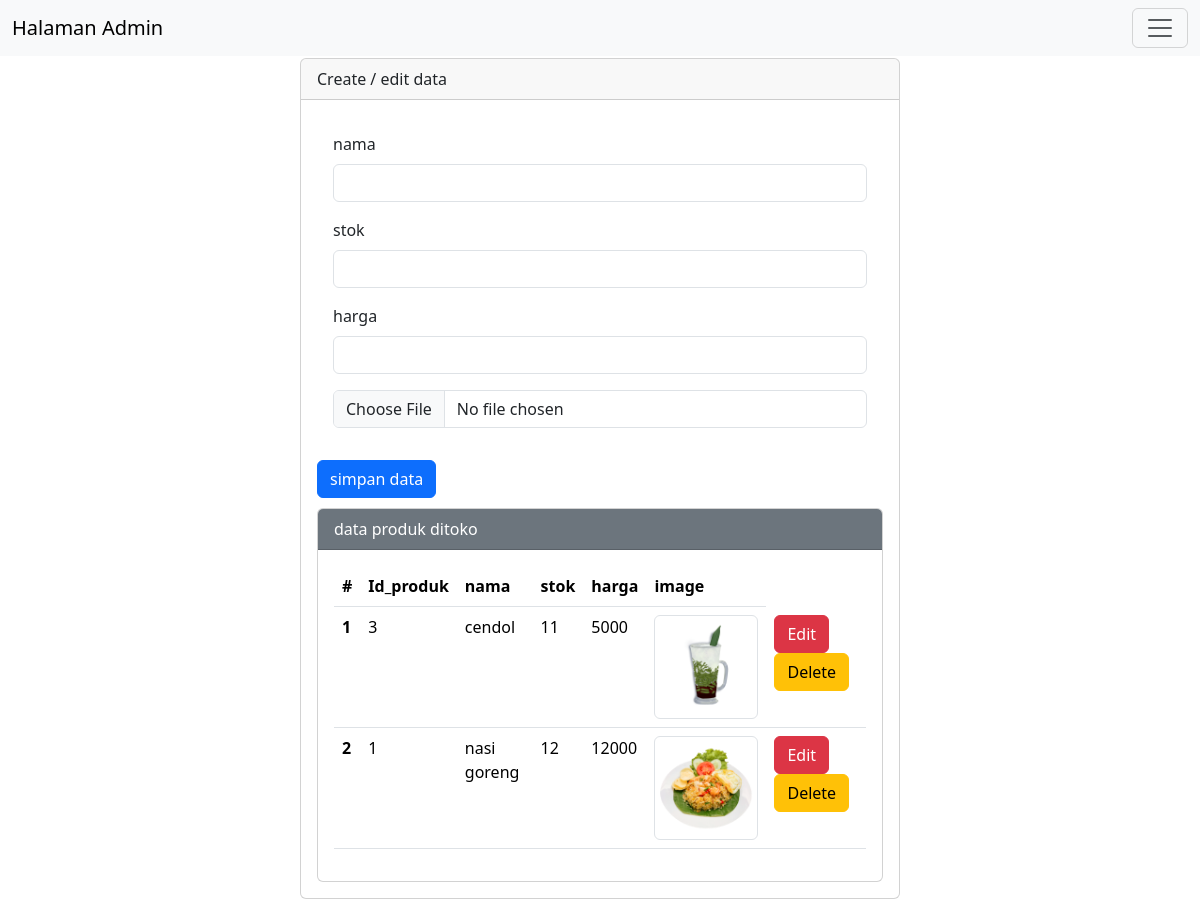
Page /halamanbarang.php on the committed database.
### tables this page shows
CREATE TABLE `produk` (
  `id_produk` int(11) NOT NULL,
  `nama` varchar(30) NOT NULL,
  `stok` varchar(30) NOT NULL,
  `harga` varchar(30) NOT NULL,
  `image` text NOT NULL
);

### halamanbarang.php (the view, shortened to what this page needs)
<?php
$host = "localhost";
$user = "root";
$pass = "";
$db = "toko_kuliner";
$koneksi = mysqli_connect($host, $user, $pass, $db);
$nama="";
$stok="";
$harga="";
$image="";
?>
<!DOCTYPE html>
<html lang="en">
<head>
    <!doctype html>
<html lang="en">
  <head>
    <link href="https://cdn.jsdelivr.net/npm/bootstrap@5.3.1/dist/css/bootstrap.min.css" rel="stylesheet">
  </head>
  <body>
    <h1>Hello, world!</h1>
  </body>
</html>
</head>
<body>
<nav class="navbar bg-body-tertiary fixed-top">
  <div class="container-fluid">
  <a class="navbar-brand" href="#">Halaman Admin</a>
    <button class="navbar-toggler" type="button" data-bs-toggle="offcanvas" data-bs-target="#offcanvasNavbar" aria-controls="offcanvasNavbar" aria-label="Toggle navigation">
      <span class="navbar-toggler-icon"></span>
    </button>
  </div>
</nav>
    <div class="mx-auto">
        <div class="card">
            <div class="card-header">
                Create / edit data
            </div>
            <div class="card-body">
            <div class="card-body">
                <form action="" method="POST" enctype="multipart/form-data">
                    <div class="mb-3">
                        <label for="nama" class="form-label">nama</label></label>
                        <input type="text" class="form-control" id="nama" name="nama" value="<?php echo $nama ?>">
                    </div>
                    <div class="mb-3">
                        <label for="stok" class="form-label">stok</label></label>
                        <input type="text" class="form-control" id="stok" name="stok" value="<?php echo $stok ?>">
                    </div>
                    <div class="mb-3">
                        <label for="harga" class="form-label">harga</label></label>
                        <input type="text" class="form-control" id="harga" name="harga" value="<?php echo $harga ?>">
                    </div>
                    <div class="mb-3">
                        <input type="file" class="form-control" id="image" name="image" value="<?php echo $image ?>">
                    </div>
            </div>
            <div class="col-12">
                 <input type="submit" name="simpan" value="simpan data" class="btn btn-primary">
            </div>
            <div class="card">
                <div class="card-header text-white bg-secondary">
                    data produk ditoko
                </div>
                <div class="card-body">
                    <table class="table">
                        <thead>
                            <tr>
                                <th scope="col">#</th>
                                <th scope="col">Id_produk</th>
                                <th scope="col">nama</th>
                                <th scope="col">stok</th>
                                <th scope="col">harga</th>
                                <th scope="col">image</th>
                            </tr>
                            <tbody>
                                <?php
                                 $sql2="select * from produk order by id_produk desc";
                                 $q2=mysqli_query($koneksi,$sql2);
                                 $urut=1;
                                 while($r2=mysqli_fetch_array($q2)){
                                    $id_produk=$r2['id_produk'];
                                    $nama=$r2['nama'];
                                    $stok=$r2['stok'];
                                    $harga=$r2['harga'];
                                    $image=$r2['image'];
                                    ?>
                                    <tr>
                                        <th scope="row"><?php echo $urut++ ?></th>
                                        <td scope="row"><?php echo $id_produk ?></td>
                                        <td scope="row"><?php echo $nama ?></td>
                                        <td scope="row"><?php echo $stok  ?></td>
                                        <td scope="row"><?php echo $harga ?></td>
                                        <td scope="row"><img src="bahanimg/<?=$image?>" class="img-thumbnail" widht="100px" height="100px"></td>
                                        <td scope="row">
                                        <a href="halamanbarang.php?op=edit&id=<?php echo $id_produk ?>"> <button type="button" class="btn btn-danger">Edit</button></a>
                                        <a href="halamanbarang.php?op=delete&id=<?php echo $id_produk ?>"onclick="return confirm('yakin ingin delete?')"><button type="button" class="btn btn-warning">Delete</button></a>
                                        </td>
                                    </tr>
                                    <?php
                                 }
                                ?>
                            </tbody>
                        </thead>
                    </table>
                </div>
            </div>
        </div>
</body>
</html>

### halamanbarang.php (style rules this page uses)
.mx-auto { width: 600px }
.card { margin-top: 10px; }

### rows in the picture
produk: id_produk "3", nama "cendol", stok "11", harga "5000", image (picture)
produk: id_produk "1", nama "nasi goreng", stok "12", harga "12000", image (picture)
